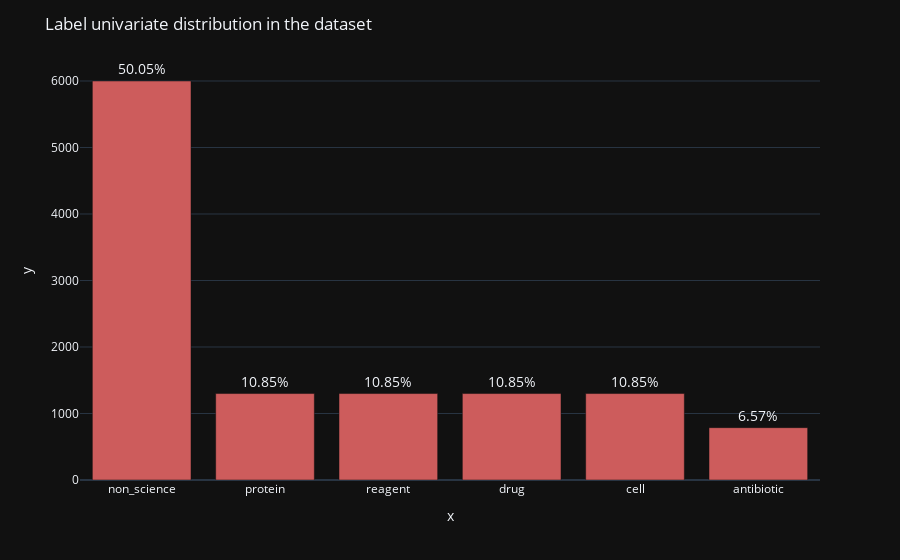

The notebook cell this image was saved under:
### Code cell
fig = px.bar(x=df_raw.label.value_counts().index, y=df_raw.label.value_counts(), text = 100*df_raw.label.value_counts()/len(df_raw), template='plotly_dark')
fig.update_layout(title={'text': 'Label univariate distribution in the dataset'})
fig.update_traces(texttemplate='%{text:.2f}%', textposition='outside', textfont_size=14, marker_color='indianred')
fig.show()

### Figure 1 — Plotly figure (JSON) as saved in the notebook; plotly's stock layout.template omitted (floating-point values rounded to 4 significant figures)
{"data": [{"alignmentgroup": "True", "hovertemplate": "x=%{x}<br>y=%{y}<br>text=%{text}<extra></extra>", "legendgroup": "", "marker": {"color": "indianred", "pattern": {"shape": ""}}, "name": "", "offsetgroup": "", "orientation": "v", "showlegend": false, "text": [50.05, 10.85, 10.85, 10.85, 10.85, 6.565], "textfont": {"size": 14}, "textposition": "outside", "texttemplate": "%{text:.2f}%", "type": "bar", "x": ["non_science", "protein", "reagent", "drug", "cell", "antibiotic"], "xaxis": "x", "y": [6000, 1300, 1300, 1300, 1300, 787], "yaxis": "y"}], "layout": {"barmode": "relative", "legend": {"tracegroupgap": 0}, "margin": {"t": 60}, "title": {"text": "Label univariate distribution in the dataset"}, "xaxis": {"anchor": "y", "domain": [0, 1], "title": {"text": "x"}}, "yaxis": {"anchor": "x", "domain": [0, 1], "title": {"text": "y"}}}}
